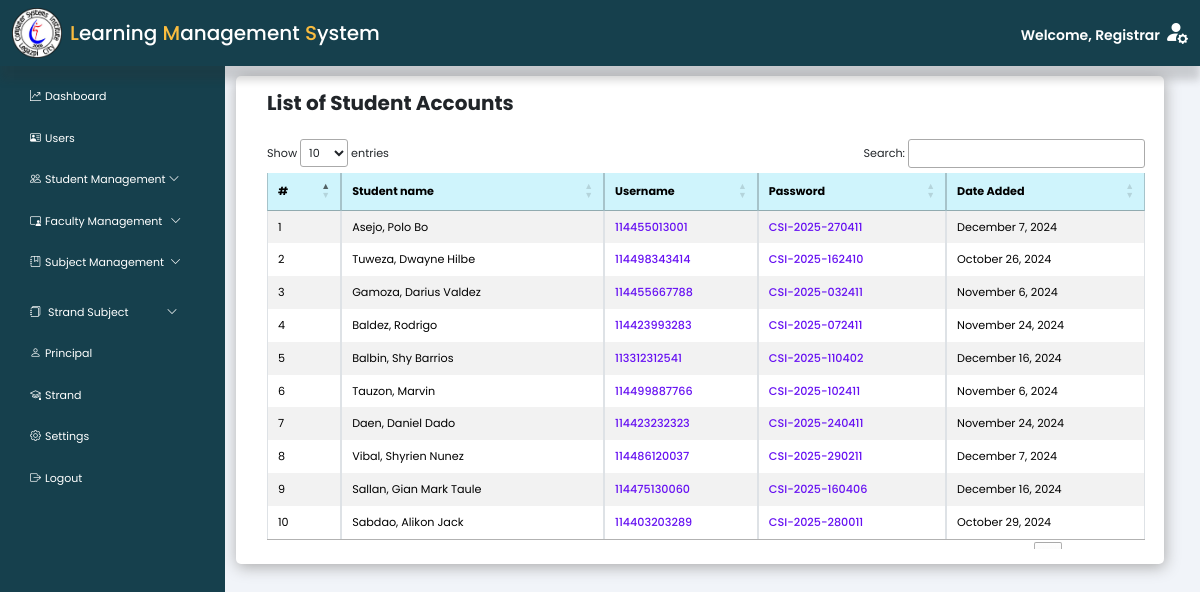
Page /admin/index.php?page=student_accounts (signed in) on the earlier database version.
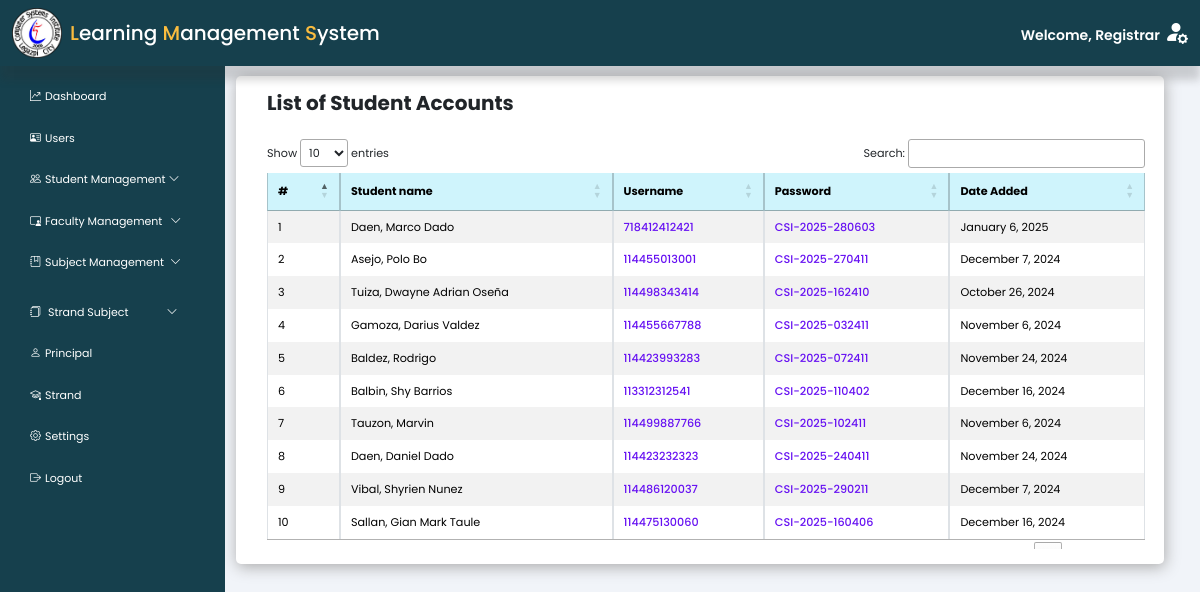
Same page on the later database version.
### tables this page shows
CREATE TABLE `student` (
  `stu_lrn` varchar(12) NOT NULL COMMENT 'STUDENT LRN',
  `stu_fname` varchar(50) NOT NULL,
  `stu_mname` varchar(30) DEFAULT NULL,
  `stu_lname` varchar(50) NOT NULL,
  `stu_address` varchar(100) NOT NULL,
  `stu_contact` varchar(15) NOT NULL,
  `stu_gender` varchar(50) NOT NULL,
  `stu_email` varchar(100) NOT NULL,
  `stu_dob` date NOT NULL,
  `stu_pob` varchar(70) NOT NULL COMMENT 'Place of birth',
  `father_name` varchar(250) NOT NULL COMMENT 'Parent name',
  `mother_name` varchar(250) NOT NULL COMMENT 'Parent Name',
  `parent_contact` varchar(15) NOT NULL,
  `image` varchar(255) DEFAULT NULL,
  `id` varchar(50) DEFAULT NULL COMMENT 'User ID'
);

CREATE TABLE `users` (
  `user_num` int NOT NULL,
  `id` varchar(50) NOT NULL,
  `username` varchar(50) DEFAULT NULL,
  `password` varchar(100) DEFAULT NULL,
  `role` varchar(50) NOT NULL,
  `date_added` datetime DEFAULT CURRENT_TIMESTAMP
);

### includes/dbh-inc.php (called while the page is built)
<?php
include "function.php";
$mySQLFunction = new myDataBase(
    "jsftj8ez0cevjz8v.cbetxkdyhwsb.us-east-1.rds.amazonaws.com",
    "dui2ff3pt215060n",
    "y45buvc5ksp80l01",
    "rw73o3ap7n2qe5xr"
);

### includes/function.php (called while the page is built, shortened)
<?php
class myDataBase
{
    private $hostname;
    private $username;
    private $password;
    private $database;
    public $con;
    public function __construct($hostname, $username, $password, $database)
    {
        $this->hostname = $hostname;
        $this->username = $username;
        $this->password = $password;
        $this->database = $database;
    }
    public function connection()
    {
        try {
            if (!$this->con) {
                $this->con = mysqli_connect($this->hostname, $this->username, $this->password, $this->database);
                if ($this->con) {
                    return true;
                } else {
                    return false;
                }
            } else {
                return true;
            }
        } catch (mysqli_sql_exception $e) {
            echo $e;
        }
    }
    public function disconnect()
    {
        if ($this->con) {
            if (mysqli_close($this->con)) {
                $this->con = false;
                return true;
            } else {
                return false;
            }
        } else {
            return true;
        }
    }
    public function generatePassword($dob)
    {
        $year = date('Y');
        $dob = new DateTime($dob);
        $dobyear = $dob->format('y');
        $month = $dob->format('m');
        $day = $dob->format('d');
        $studPassword = "CSI-{$year}-{$day}{$dobyear}{$month}";
        return $studPassword;
    }
    public function getStudentAccounts($role = 'STUDENT')
    {
        $stmt = $this->con->prepare("
         SELECT u.id, u.username, u.password, u.role, u.date_added, s.stu_dob, s.stu_fname, s.stu_mname, s.stu_lname
        FROM `users` u
        JOIN `student` s ON u.username = s.stu_lrn
        WHERE u.role = ?
        ORDER BY s.stu_id DESC");
        $stmt->bind_param('s', $role);
        $stmt->execute();
        $stored = $stmt->get_result()->fetch_all(MYSQLI_ASSOC);
        return $stored;
    }
}

### admin/student_accounts.php (the view, shortened to what the changed rows need)
<?php
include "../includes/dbh-inc.php";
$mySQLFunction->connection();
$mySQLFunction->disconnect();
?>
<main class="col-md-12 ms-sm-auto col-lg-10 px-md-4 mt-5 pt-1">
    <div class="container">
        <div class="row">
            <div class="col-12">
                <div class="data-table">
                    <div class="table-responsive small ms-3 me-1">
                        <table id="example" class="table table-bordered table-striped table-sm align-middle">
                            <thead class="table-info">
                                <tr>
                                    <th scope="col">#</th>
                                    <th scope="col">Student name</th>
                                    <th scope="col">Username</th>
                                    <th scope="col">Password</th>
                                    <th scope="col">Date Added</th>
                                </tr>
                            </thead>
                            <tbody>
                                <?php
                                $mySQLFunction->connection();
                                $result = $mySQLFunction->getStudentAccounts('STUDENT');
                                if (!empty($result)) {
                                    $count = 1;
                                    foreach ($result as $row) {
                                        if (isset($row['stu_dob'])) {
                                            $formattedPassword = $mySQLFunction->generatePassword($row['stu_dob']);
                                        } else {
                                            $formattedPassword = "N/A";
                                        }
                                        echo '<tr>';
                                        echo '<td>' . $count . '</td>';
                                        echo '<td>' .  ucwords(strtolower($row["stu_lname"] . ', ' . $row["stu_fname"] . ' ' . $row["stu_mname"])) . '</td>';
                                        echo '<td style="color: #6610f2; font-weight:500;">' . $row["username"] . '</td>';
                                        echo '<td style="color: #6610f2; font-weight:500;">' . $formattedPassword . '</td>';
                                        echo '<td>' . date('F j, Y', strtotime($row["date_added"])) . '</td>';
                                        echo '</tr>';
                                        $count++;
                                    }
                                } else {
                                    echo '<tr>
                                <td colspan="10" class="text-center">Student not found.<br>
                                </td>
                              </tr>';
                                }
                                echo '</tbody>';
                                echo '</table>';
                                ?>
                    </div>
                </div>
            </div>
        </div>
    </div>
</main>

Differences in the rows shown:
no longer on this page (row unchanged): student: stu_lname+stu_fname+stu_mname "Sabdao, Alikon Jack", id.username "114403203289", stu_dob "CSI-2025-280011", id.date_added "October 29, 2024"
added student: stu_lname+stu_fname+stu_mname "Daen, Marco Dado", id.username "718412412421", stu_dob "CSI-2025-280603", id.date_added "January 6, 2025"
changed student: stu_lname+stu_fname+stu_mname "Tuweza, Dwayne Hilbe" → "Tuiza, Dwayne Adrian Oseña"
